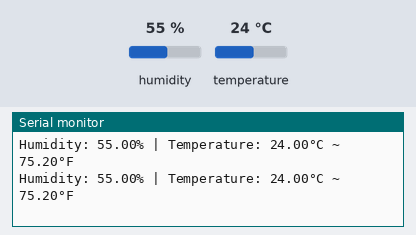
A sketch run on a simulated ESP32. On the bench: the last lines printed to the serial monitor. The test bench sets the inputs (shaded band); at power-on: humidity 55 %, temperature 24 °C.

Above: at 2.8 s.
2.9 s: humidity set to 22 %
At 4.4 s:
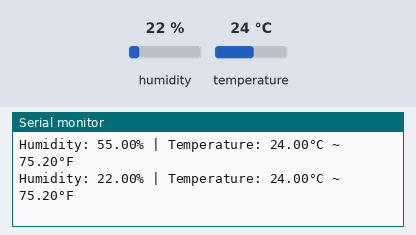
5.6 s: temperature set to 12 °C
At 6.8 s:
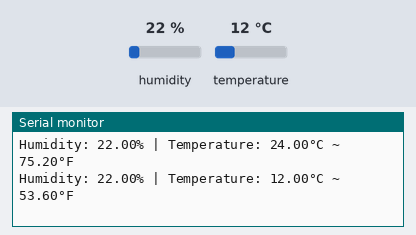
8.3 s: humidity set to 40 %
At 11.5 s:
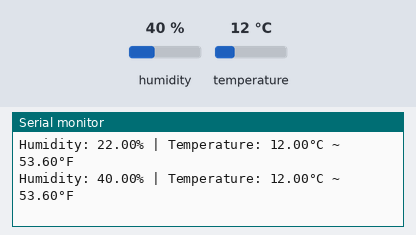
Timing chart, 0 to 13.0 s (numbered marks = the images above; inputs shaded):
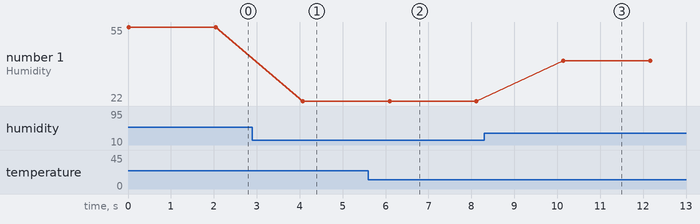

Measured:
- after the input at 2.9 s, the serial monitor: prints a new line after 1.2 s (image 1)
- after the input at 5.6 s, the serial monitor: prints a new line after 0.49 s (image 2)
- after the input at 8.3 s, the serial monitor: prints a new line after 1.8 s (image 3)
- plotted number 1: 55 → 22 after the input at 2.9 s, 22 → 40 after the input at 8.3 s

The sketch:

16-DHT11-Temperature-Humidity.ino
```cpp
#include <DHT.h>
#define DHT11_PIN 21
DHT dht11(DHT11_PIN, DHT11);
void setup() {
  Serial.begin(9600);
  dht11.begin();
}
void loop() {
  float humi = dht11.readHumidity();
  float tempC = dht11.readTemperature();
  float tempF = dht11.readTemperature(true);
  if (isnan(tempC) || isnan(tempF) || isnan(humi)) {
    Serial.println("Failed to read from DHT11 sensor!");
  } else {
    Serial.print("Humidity: "); Serial.print(humi); Serial.print("% | ");
    Serial.print("Temperature: "); Serial.print(tempC); Serial.print("°C ~ ");
    Serial.print(tempF); Serial.println("°F");
  }
  delay(2000);
}
```
